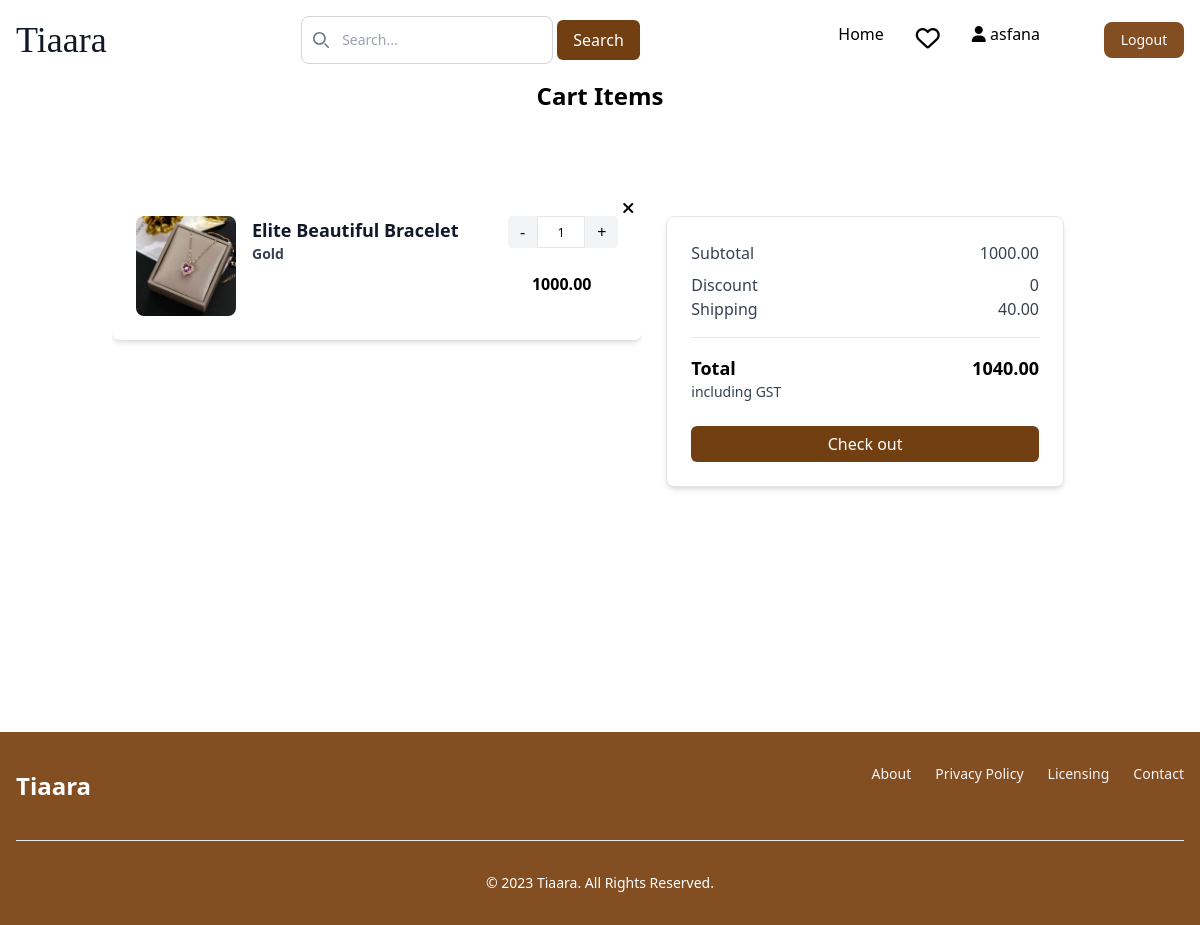
The app's page /cart/ (signed in) with its own data.
### authentication/models.py (models this page shows, shortened)
class Custom_user(AbstractBaseUser, PermissionsMixin):
    email = models.EmailField(unique=True)
    password = models.CharField(max_length=50)
    otp = models.IntegerField(default=0000)
    otp_created_at = models.DateTimeField(auto_now=True)
    otp_expiry = models.DurationField(default=timezone.timedelta(minutes=1))
    is_active = models.BooleanField(default=True)
    is_verified = models.BooleanField(default=False)
    created_date = models.DateField(auto_now_add=True)
    name = models.CharField(max_length=50)
    date_of_birth = models.CharField(max_length=50)
    phone_Number = models.CharField(max_length=10)
    address = models.TextField()
    gender = models.CharField(max_length=10)
    is_staff = models.BooleanField(default=False)
    pro_pic = models.ImageField(upload_to="User/image/User")
    referal_code = models.CharField(max_length=12, unique=True, blank=True, null=True)
    USERNAME_FIELD = 'email'
    objects = CustomUserManager()

### cart/models.py (models this page shows)
class CartItem(models.Model):
    cart = models.ForeignKey(Cart, on_delete=models.CASCADE)
    variant = models.ForeignKey(Variant, on_delete=models.CASCADE)
    quantity = models.PositiveIntegerField(default=1)

class Cart(models.Model):
    user = models.OneToOneField(Custom_user, on_delete=models.CASCADE)
    is_paid = models.BooleanField(default=False)
    total=models.DecimalField(max_digits=10,decimal_places=2, default=0)
    discnt=models.DecimalField(max_digits=10,decimal_places=2, default=0)
    total_quantity=models.IntegerField(default=0)
    shipping_charge=models.DecimalField(default=40, decimal_places=2, max_digits=10)
    grand_total=models.DecimalField(max_digits=10,decimal_places=2, default=0)
    def summarycart(self):
        cartitems = self.cartitem_set.all()
        t=sum(Decimal(item.variant.price) * item.quantity for item in cartitems)
        total = sum(Decimal(item.variant.discount_price) * item.quantity for item in cartitems)
        total_quantity = sum(item.quantity for item in cartitems)
        Grand_total = total + Decimal(self.shipping_charge)- Decimal(self.discnt)
        self.total = total
        self.grand_total = Grand_total
        self.total_quantity = total_quantity
        self.save()

### adminapp/models.py (models this page shows, shortened)
class Variant(models.Model):
    color=models.CharField(max_length=50, default="None")
    product=models.ForeignKey(Product, on_delete=models.CASCADE, related_name='variants')
    price = models.DecimalField(default=0, max_digits=7, decimal_places=2)
    stock=models.IntegerField(default=0)
    img1=models.ImageField(upload_to='product_images',blank=True)
    img2=models.ImageField(upload_to='product_images',blank=True)
    img3=models.ImageField(upload_to='product_images',blank=True)
    img4=models.ImageField(upload_to='product_images',blank=True)
    active=models.BooleanField(default=True)
    discount_price = models.DecimalField(default=0, max_digits=7, decimal_places=2)

class Product(models.Model):
    productname=models.CharField(max_length=50)
    category=models.ForeignKey(Category,on_delete=models.CASCADE)
    details=models.CharField(max_length=100, default='None')
    description=models.TextField()
    active = models.BooleanField(null=True, blank=True)
    offer = models.ForeignKey(ProductOffer, on_delete=models.SET_NULL, null=True, blank=True)

### cart/views.py (the view)
# urls.py: path('',views.cart, name='cart'),
@login_required(login_url='login')
def cart(request):
    user = request.user
    cart, created = Cart.objects.get_or_create(user=user, is_paid=False)
    cart.discnt=0
    cart.summarycart()
    cartitems = CartItem.objects.filter(cart=cart)
    count = cartitems.count()
    cart.discnt=0
    return render(request, 'user/cart.html', {'cartitems': cartitems, 'cart': cart, 'count': count})

### templates/user/cart.html (shortened to what this page needs)
{% extends 'base.html' %}
{% block content %}
<body  style="height:600px;">
    <h1 class="mb-10 text-center text-2xl font-bold">Cart Items</h1>
        {% if cartitems %}
        <div class="flex-col justify-between max-full-screen overflow-y-auto p-10">
        <div class="mx-auto max-w-5xl flex flex-col md:flex-row justify-between px-6 xl:px-0">
            <div class="flex-col md:w-2/3 max-full-screen overflow-y-auto" style="height:500px;">
                {% for cart in cartitems %}
                    <div class="mb-6 rounded-lg bg-white p-6 shadow-md sm:flex sm:justify-start relative">
                        <a href="{% url 'remove_item' cart.id %}">  <i class="fa-solid fa-xmark absolute top-0 right-0 mt-2 mr-2"> </i> </a>
                        <img src="{{ cart.variant.img1.url }}" alt="product-image" class="rounded-lg sm:w-40" style="height:100px; width:100px;" />
                        <div class="sm:ml-4 sm:flex sm:w-full sm:justify-between">
                            <div class="mt-5 sm:mt-0">
                                <h2 class="text-lg font-bold text-gray-900">{{ cart.variant.product.productname }}</h2>
                                <h2 class="text-sm font-semibold text-gray-700">{{ cart.variant.color }}</h2>
                            </div>
                            <div class="mt-6 flex justify-between items-center sm:space-y-6 sm:mt-0 sm:block sm:space-x-6">
                                 <form method="POST" action="{% url 'update_quantity' cart.id %}">
                                    <div class="flex border-gray-100">
                                        <button type="submit" class="cursor-pointer rounded-l bg-gray-100 py-1 px-3 duration-100 hover:bg-blue-500 hover:text-blue-50" name="action" value="decrement"> - </button>
                                        <input
                                        class="h-8 w-12 border bg-white text-left text-xs outline-none" style="text-align: center;"
                                        name="quantity"
                                        value="{{ cart.quantity }}"
                                        min="1"
                                        readonly
                                        />
                                        <button type="submit" class="cursor-pointer rounded-r bg-gray-100 py-1 px-3 duration-100 hover:bg-blue-500 hover:text-blue-50" name="action" value="increment"> + </button>
                                    </div>
                                </form>
                                <div class="flex items-center space-x-4">
                                    <h2 class="font-semibold">{{ cart.variant.discount_price }}</h2>
                                </div>
                            </div>
                        </div>
                    </div>
                {% endfor %}
            </div>
            <div class="sm:w-1 md:w-1/2 lg:w-1/2 xl:w-1/2 m-6">
                <div class="bg-white p-6 rounded-lg border shadow-md">
                <div class="mb-2 flex justify-between">
                    <p class="text-gray-700">Subtotal</p>
                    <p class="text-gray-700">{{cart.total}}</p>
                </div>
                <div class="flex justify-between">
                    <p class="text-gray-700">Discount</p>
                    <p class="text-gray-700">{{cart.discnt}}</p>
                </div>
                <div class="flex justify-between">
                    <p class="text-gray-700">Shipping</p>
                    <p class="text-gray-700">{{cart.shipping_charge}}</p>
                </div>
                <hr class="my-4" />
                <div class="flex justify-between">
                    <p class="text-lg font-bold">Total</p>
                    <p class="text-lg font-bold">{{cart.grand_total}}</p>
                </div>
                <p class="text-sm text-gray-700">including GST</p>
                <a href="{% url 'address' %}">
                    <button class="mt-6 w-full rounded-md bg-yellow-900 py-1.5 font-medium text-white">Check out</button>
                </a>
            </div>
        </div>
    </div>
    </div>
   {% endif %}
</body>
{% endblock content %}

### templates/base.html (shortened to what this page needs)
{% load static %}
<!DOCTYPE html>
<head>
  <link rel="stylesheet" href="{% static 'css/styles.css' %}">
  <script src="https://cdn.tailwindcss.com"></script>
  <link href="https://cdnjs.cloudflare.com/ajax/libs/flowbite/2.2.0/flowbite.min.css" rel="stylesheet" />
  <link rel="stylesheet" href="https://cdnjs.cloudflare.com/ajax/libs/font-awesome/6.4.2/css/all.min.css">
  <link rel="stylesheet" href="https://cdnjs.cloudflare.com/ajax/libs/remixicon/3.5.0/remixicon.css"
 />
</head>
<body>
  <div style=" display: flex; flex-direction: column;">
</body>
<nav class=" bg-white ">
  <div class="max-w-screen-xl flex flex-wrap items-center justify-between mx-auto p-4">
    <a href="{% url 'home' %}" class="flex items-center space-x-3 rtl:space-x-reverse">
      <h1 class="font-serif self-center text-4xl text-gray-900 font-medium  ">Tiaara</h1>
    </a>
    <div class="relative hidden md:block">
      <div class="absolute inset-y-0 start-0 flex items-center ps-3 pointer-events-none">
      </div>
      <form method="POST" action="{% url 'search' %}">
        <div class="flex">
      <input type="text" id="search" name="search"
        class="block w-full p-2 ps-10 text-sm text-gray-900 border border-gray-300 rounded-lg bg-white  "
        placeholder="Search...">
        <button class="px-4 py-2 m-1 bg-yellow-900 text-white rounded-md" type="submit">Search</button>
        </form>
      </div>
    </div>
    <div class="hidden w-full md:block md:w-auto" id="navbar-solid-bg">
      <ul
        class="flex flex-col font-medium mt-4 rounded-lg bg-gray-50 md:space-x-8 rtl:space-x-reverse md:flex-row md:mt-0 md:border-0 md:bg-transparent dark:bg-gray-800 md:dark:bg-transparent dark:border-gray-700">
        <li>
          <a href="{% url 'home' %}"
            class="block py-2 px-3 md:p-0 text-black bg-black-700 rounded md:bg-transparent md:text-black-700 md:dark:text-black-500 dark:bg-brown-600 md:dark:bg-transparent text-brown"
            aria-current="page">Home</a>
        </li>
        {% if request.user.is_authenticated %}
        <li>
          <a href="{% url 'wishlist' %}">
            <i class="fa-regular fa-heart text-2xl relative">
            </i></a>
        </li>
      <li>
        <a href="{% url 'profile' %}"><i class="fa-solid fa-user fa-3xl"></i>
        <span>{{ request.user.name }}</span></a>
      </li>
        <li>
          <button type="button"
            class="text-white bg-[#844E23] w-20  focus:ring-4 focus:outline-none  font-medium rounded-lg text-sm px-4 py-2 text-center "><a
              href="{% url 'logout' %}" onclick="return confirm('Are you sure you want to Logout?')">Logout</a>
            </button>
        </li>
        {% endif %}
      </ul>
    </div>
</nav>
<div class=""  style="">
  {% block content %}
  {% endblock content %}
</div>
  <footer class="bg-[#844E23] ">
    <div class="w-full max-w-screen-xl mx-auto p-4 md:py-8">
      <div class="sm:flex sm:items-center sm:justify-between">
        <span class="self-center text-2xl font-semibold whitespace-nowrap text-white">Tiaara</span>
        <ul class="flex flex-wrap items-center mb-6 text-sm font-medium text-gray-100">
          <li>
            <a href="#" class="hover:underline me-4 md:me-6 ">About</a>
          </li>
          <li>
            <a href="#" class="hover:underline me-4 md:me-6 ">Privacy
              Policy</a>
          </li>
          <li>
            <a href="#" class="hover:underline me-4 md:me-6 ">Licensing</a>
          </li>
          <li>
            <a href="#" class="hover:underline ">Contact</a>
          </li>
        </ul>
      </div>
      <hr class="my-6 border-gray-200 sm:mx-auto dark:border-gray-700 lg:my-8" />
      <span class="block text-sm  sm:text-center text-white ">©
        2023 <a href="https://tiara.com/" class="hover:underline ">Tiaara</a>.
        All Rights Reserved.</span>
    </div>
  </footer>
</body>

### records on screen
Custom_user: user.name "asfana"
CartItem: variant.img1 (picture), variant.product.productname "Elite Beautiful Bracelet", variant.color "Gold", quantity "1", variant.discount_price "1000.00"
Cart: total "1000.00", discnt "0", shipping_charge "40.00", grand_total "1040.00"
